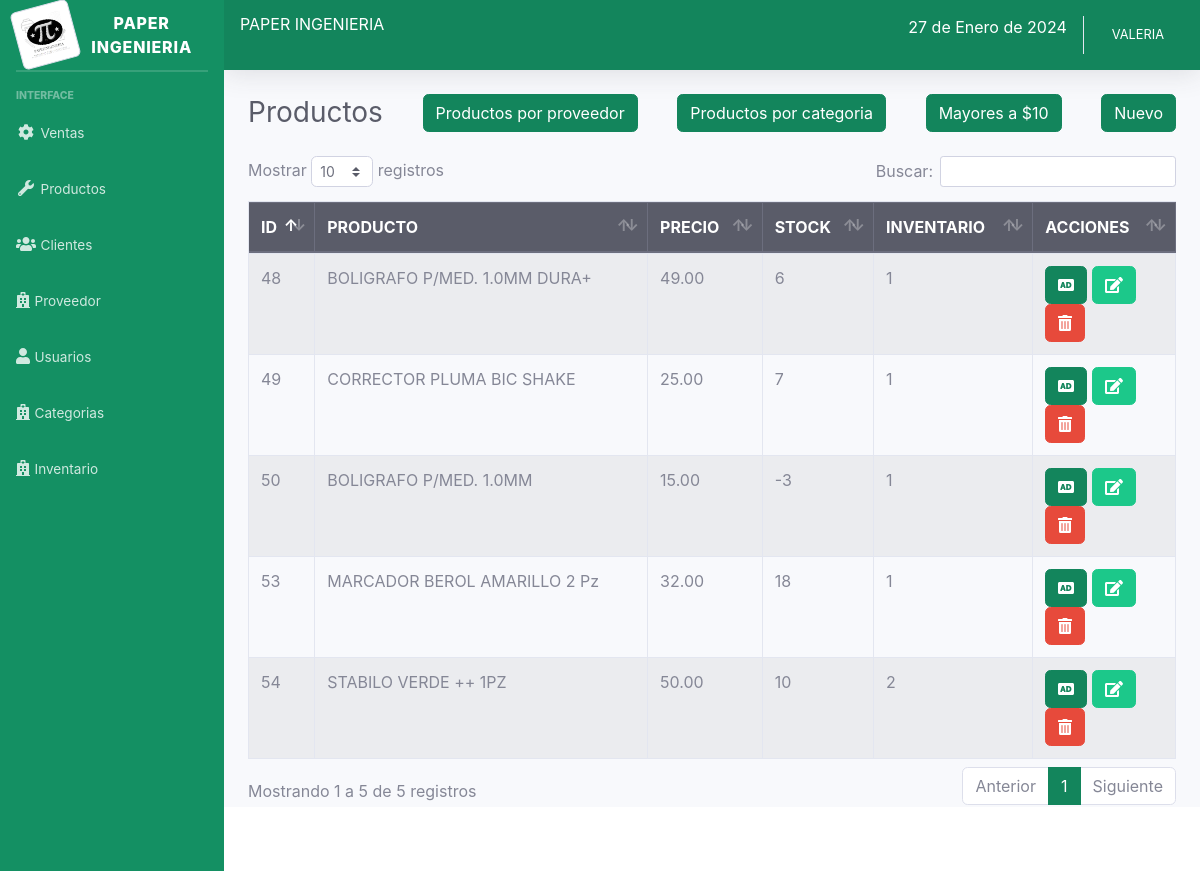
The page /sistema/lista_productos.php (signed in) on the database its author committed.
### tables this page shows
CREATE TABLE `producto` (
  `codproducto` int(11) NOT NULL,
  `descripcion` varchar(200) NOT NULL,
  `proveedor` int(11) NOT NULL,
  `precio` decimal(10,2) NOT NULL,
  `existencia` int(11) NOT NULL,
  `usuario_id` int(11) NOT NULL,
  `id_inventario` int(11) NOT NULL,
  `categoria` varchar(50) DEFAULT NULL
);

### sistema/includes/functions.php (called while the page is built, shortened)
<?php
	function fechaMexico(){
		$mes = array("","Enero",
					  "Febrero",
					  "Marzo",
					  "Abril",
					  "Mayo",
					  "Junio",
					  "Julio",
					  "Agosto",
					  "Septiembre",
					  "Octubre",
					  "Noviembre",
					  "Diciembre");
		return date('d')." de ". $mes[date('n')] . " de " . date('Y');
	}
 ?>

### sistema/lista_productos.php (the view)
<?php include_once "includes/header.php"; ?>
<div class="container-fluid">
	<div class="d-sm-flex align-items-center justify-content-between mb-4">
		<h1 class="h3 mb-0 text-gray-800">Productos</h1>
		<a href="productos_precio.php" class="btn btn-primary">Productos por proveedor</a>
		<a href="categoria_productos.php" class="btn btn-primary">Productos por categoria</a>
		<a href="up_10.php" class="btn btn-primary">Mayores a $10</a>
		<a href="registro_producto.php" class="btn btn-primary">Nuevo</a>
	</div>
	<div class="row">
		<div class="col-lg-12">
			<div class="table-responsive">
				<table class="table table-striped table-bordered" id="table">
					<thead class="thead-dark">
						<tr>
							<th>ID</th>
							<th>PRODUCTO</th>
							<th>PRECIO</th>
							<th>STOCK</th>
							<th>INVENTARIO</th>
							<?php if ($_SESSION['rol'] == 1) { ?>
							<th>ACCIONES</th>
							<?php } ?>
						</tr>
					</thead>
					<tbody>
						<?php
						include "../conexion.php";
						$query = mysqli_query($conexion, "SELECT * FROM producto");
						$result = mysqli_num_rows($query);
						if ($result > 0) {
							while ($data = mysqli_fetch_assoc($query)) { ?>
								<tr>
									<td><?php echo $data['codproducto']; ?></td>
									<td><?php echo $data['descripcion']; ?></td>
									<td><?php echo $data['precio']; ?></td>
									<td><?php echo $data['existencia']; ?></td>
									<td><?php echo $data['id_inventario']; ?></td>
										<?php if ($_SESSION['rol'] == 1) { ?>
									<td>
										<a href="agregar_producto.php?id=<?php echo $data['codproducto']; ?>" class="btn btn-primary"><i class='fas fa-audio-description'></i></a>
										<a href="editar_producto.php?id=<?php echo $data['codproducto']; ?>" class="btn btn-success"><i class='fas fa-edit'></i></a>
										<form action="eliminar_producto.php?id=<?php echo $data['codproducto']; ?>" method="post" class="confirmar d-inline">
											<button class="btn btn-danger" type="submit"><i class='fas fa-trash-alt'></i> </button>
										</form>
									</td>
										<?php } ?>
								</tr>
						<?php }
						} ?>
					</tbody>
				</table>
			</div>
		</div>
	</div>
</div>
</div>
<?php include_once "includes/footer.php"; ?>

### sistema/includes/header.php (shortened to what this page needs)
<?php
include "includes/functions.php";
?>
<!DOCTYPE html>
<html lang="en">
<head>
	<link href="css/sb-admin-2.min.css" rel="stylesheet">
	<link rel="stylesheet" href="css/dataTables.bootstrap4.min.css">
</head>
<body id="page-top">
	<div id="wrapper">
		<?php include_once "includes/menu.php"; ?>
		<div id="content-wrapper" class="d-flex flex-column">
			<div id="content">
				<nav class="navbar navbar-expand navbar-light bg-primary text-white topbar mb-4 static-top shadow">
					<div class="input-group">
						<h6>PAPER INGENIERIA</h6>
						<p class="ml-auto"><strong> </strong><?php echo fechaMexico(); ?></p>
					</div>
					<ul class="navbar-nav ml-auto">
						<li class="nav-item dropdown no-arrow">
							<a class="nav-link dropdown-toggle" href="#" id="userDropdown" role="button" data-toggle="dropdown" aria-haspopup="true" aria-expanded="false">
								<span class="mr-2 d-none d-lg-inline small text-white"><?php echo $_SESSION['nombre']; ?></span>
							</a>
						</li>
					</ul>
				</nav>

### sistema/includes/menu.php (shortened to what this page needs)
<ul class="navbar-nav bg-gradient-primary sidebar sidebar-dark accordion" id="accordionSidebar">
	<a class="sidebar-brand d-flex align-items-center justify-content-center" href="index.php">
		<div class="sidebar-brand-icon rotate-n-15">
			<img src="img/logo.jpg" class="img-thumbnail">
		</div>
		<div class="sidebar-brand-text mx-3">Paper Ingenieria</div>
	</a>
	<hr class="sidebar-divider my-0">
	<hr class="sidebar-divider">
	<div class="sidebar-heading">
		Interface
	</div>
	<li class="nav-item">
		<a class="nav-link collapsed" href="#" data-toggle="collapse" data-target="#collapseTwo" aria-expanded="true" aria-controls="collapseTwo">
			<i class="fas fa-fw fa-cog"></i>
			<span>Ventas</span>
		</a>
	</li>
	<li class="nav-item">
		<a class="nav-link collapsed" href="#" data-toggle="collapse" data-target="#collapseUtilities" aria-expanded="true" aria-controls="collapseUtilities">
			<i class="fas fa-fw fa-wrench"></i>
			<span>Productos</span>
		</a>
	</li>
	<li class="nav-item">
		<a class="nav-link collapsed" href="#" data-toggle="collapse" data-target="#collapseClientes" aria-expanded="true" aria-controls="collapseUtilities">
			<i class="fas fa-users"></i>
			<span>Clientes</span>
		</a>
	</li>
	<li class="nav-item">
		<a class="nav-link collapsed" href="#" data-toggle="collapse" data-target="#collapseProveedor" aria-expanded="true" aria-controls="collapseUtilities">
			<i class="fas fa-hospital"></i>
			<span>Proveedor</span>
		</a>
	</li>
	<?php if ($_SESSION['rol'] == 1) { ?>
		<li class="nav-item">
			<a class="nav-link collapsed" href="#" data-toggle="collapse" data-target="#collapseUsuarios" aria-expanded="true" aria-controls="collapseUtilities">
				<i class="fas fa-user"></i>
				<span>Usuarios</span>
			</a>
		</li>
	<?php } ?>
	<li class="nav-item">
		<a class="nav-link collapsed" href="#" data-toggle="collapse" data-target="#collapseProveedor" aria-expanded="true" aria-controls="collapseUtilities">
			<i class="fas fa-hospital"></i>
			<span>Categorias</span>
		</a>
	</li>
	<li class="nav-item">
	<a class="nav-link collapsed" href="#" data-toggle="collapse" data-target="#collapseProveedor" aria-expanded="true" aria-controls="collapseUtilities">
			<i class="fas fa-hospital"></i>
			<span>Inventario</span>
		</a>
	</li>
	</ul>

### sistema/includes/footer.php (shortened to what this page needs)
<footer class="sticky-footer bg-white">
</footer>
</div>
</div>
</body>
</html>

### rows shown on the page
producto: codproducto "48", descripcion "BOLIGRAFO P/MED. 1.0MM DURA+", precio "49.00", existencia "6", id_inventario "1"
producto: codproducto "49", descripcion "CORRECTOR PLUMA BIC SHAKE", precio "25.00", existencia "7", id_inventario "1"
producto: codproducto "50", descripcion "BOLIGRAFO P/MED. 1.0MM", precio "15.00", existencia "-3", id_inventario "1"
producto: codproducto "53", descripcion "MARCADOR BEROL AMARILLO 2 Pz", precio "32.00", existencia "18", id_inventario "1"
producto: codproducto "54", descripcion "STABILO VERDE ++ 1PZ", precio "50.00", existencia "10", id_inventario "2"

### other values the page prints
fechaMexico() "27 de Enero de 2024"
$_SESSION['nombre'] "VALERIA"
